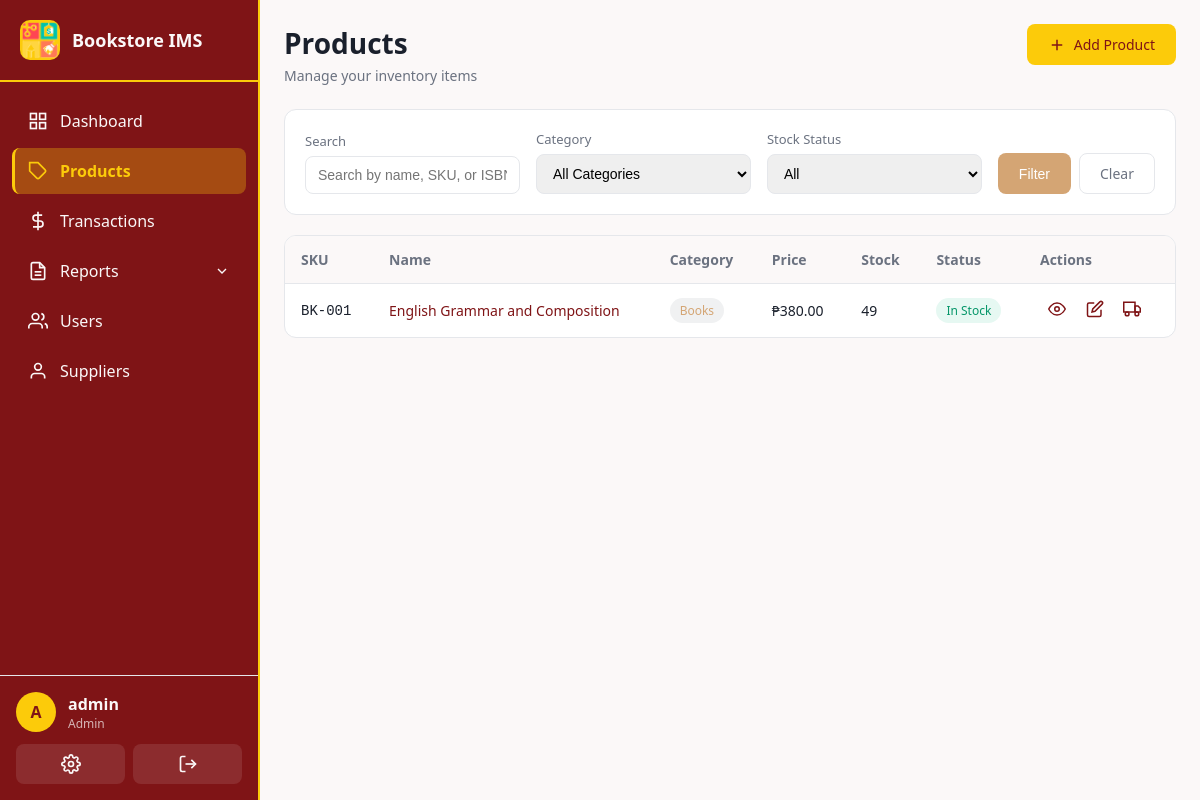
/products/ (signed in), run on the app's committed database.
### app/models.py (models this page shows, shortened)
class User(UserMixin, db.Model):
    __tablename__ = 'users'
    id = db.Column(db.Integer, primary_key=True)
    username = db.Column(db.String(80), unique=True, nullable=False, index=True)
    email = db.Column(db.String(120), unique=True, nullable=False)
    password_hash = db.Column(db.String(256), nullable=False)
    role = db.Column(db.String(20), nullable=False, default=Role.STAFF)
    is_active = db.Column(db.Boolean, default=True)
    created_at = db.Column(db.DateTime, default=datetime.utcnow)
    last_login = db.Column(db.DateTime)
    transactions = db.relationship('Transaction', backref='user', lazy='dynamic')
    audit_logs = db.relationship('AuditLog', backref='user', lazy='dynamic')
    def is_admin(self):
        return self.role == Role.ADMIN

class Product(db.Model):
    __tablename__ = 'products'
    id = db.Column(db.Integer, primary_key=True)
    sku = db.Column(db.String(50), unique=True, nullable=False, index=True)  # Stock Keeping Unit
    name = db.Column(db.String(200), nullable=False)
    description = db.Column(db.Text)
    category_id = db.Column(db.Integer, db.ForeignKey('categories.id'), nullable=False)
    cost_price = db.Column(db.Float, nullable=False, default=0.0)  # Purchase cost
    selling_price = db.Column(db.Float, nullable=False, default=0.0)
    quantity = db.Column(db.Integer, nullable=False, default=0)
    reorder_level = db.Column(db.Integer, nullable=False, default=10)  # Low stock threshold
    isbn = db.Column(db.String(20))
    author = db.Column(db.String(200))
    publisher = db.Column(db.String(200))
    is_active = db.Column(db.Boolean, default=True)
    created_at = db.Column(db.DateTime, default=datetime.utcnow)
    updated_at = db.Column(db.DateTime, default=datetime.utcnow, onupdate=datetime.utcnow)
    stock_movements = db.relationship('StockMovement', backref='product', lazy='dynamic')
    transaction_items = db.relationship('TransactionItem', backref='product', lazy='dynamic')
    @property
    def is_low_stock(self):
        return self.quantity <= self.reorder_level

class Category(db.Model):
    __tablename__ = 'categories'
    id = db.Column(db.Integer, primary_key=True)
    name = db.Column(db.String(100), unique=True, nullable=False)
    description = db.Column(db.String(255))
    created_at = db.Column(db.DateTime, default=datetime.utcnow)
    products = db.relationship('Product', backref='category', lazy='dynamic')

### app/routes/products.py (the view, shortened to what this page needs)
@products_bp.route('/')
@login_required
def list_products():
    page = request.args.get('page', 1, type=int)
    per_page = 20
    category_id = request.args.get('category', type=int)
    search = request.args.get('search', '').strip()
    stock_filter = request.args.get('stock')  # 'low', 'out', 'all'
    query = Product.query.filter_by(is_active=True)
    if category_id:
        query = query.filter_by(category_id=category_id)
    if stock_filter == 'low':
        query = query.filter(Product.quantity <= Product.reorder_level, Product.quantity > 0)
    elif stock_filter == 'out':
        query = query.filter(Product.quantity == 0)
    query = query.order_by(Product.name)
    products = query.paginate(page=page, per_page=per_page, error_out=False)
    categories = Category.query.all()
    return render_template('products/list.html',
        products=products,
        categories=categories,
        current_category=category_id,
        search=search,
        stock_filter=stock_filter
    )

### app/__init__.py (called while the page is built)
@login_manager.user_loader
def load_user(user_id):
    return db.session.get(User, int(user_id))

### app/templates/products/list.html (shortened to what this page needs)
{% extends "base.html" %}
{% block content %}
<div class="page-header">
  <div class="page-header-left">
    <h1>Products</h1>
    <p class="page-subtitle">Manage your inventory items</p>
  </div>
  <div class="page-header-right">
    <a href="{{ url_for('products.add_product') }}" class="btn btn-primary">
      <svg viewBox="0 0 24 24" fill="none" stroke="currentColor" stroke-width="2">
        <line x1="12" y1="5" x2="12" y2="19"></line>
        <line x1="5" y1="12" x2="19" y2="12"></line>
      </svg>
      Add Product
    </a>
  </div>
</div>
<div class="filters-card">
  <form method="GET" action="{{ url_for('products.list_products') }}" class="filters-form">
    <div class="filter-group">
      <label for="search">Search</label>
      <input type="text" id="search" name="search" value="{{ search }}" placeholder="Search by name, SKU, or ISBN...">
    </div>
    <div class="filter-group">
      <label for="category">Category</label>
      <select id="category" name="category">
        <option value="">All Categories</option>
      </select>
    </div>
    <div class="filter-group">
      <label for="stock">Stock Status</label>
      <select id="stock" name="stock">
        <option value="">All</option>
      </select>
    </div>
    <div class="filter-actions">
      <button type="submit" class="btn btn-secondary">Filter</button>
      <a href="{{ url_for('products.list_products') }}" class="btn btn-outline">Clear</a>
    </div>
  </form>
</div>
<div class="table-card">
  {% if products.items %}
  <table class="data-table">
    <thead>
      <tr>
        <th>SKU</th>
        <th>Name</th>
        <th>Category</th>
        <th>Price</th>
        <th>Stock</th>
        <th>Status</th>
        <th>Actions</th>
      </tr>
    </thead>
    <tbody>
      {% for product in products.items %}
      <tr>
        <td class="sku-cell">{{ product.sku }}</td>
        <td>
          <a href="{{ url_for('products.view_product', id=product.id) }}" class="product-name">
            {{ product.name }}
          </a>
        </td>
        <td>
          <span class="badge badge-category">{{ product.category.name }}</span>
        </td>
        <td>₱{{ "{:,.2f}".format(product.selling_price) }}</td>
        <td class="stock-cell {% if product.quantity == 0 %}text-danger{% elif product.is_low_stock %}text-warning{% endif %}">
          {{ product.quantity }}
        </td>
        <td>
          {% if product.quantity == 0 %}
          <span class="badge badge-danger">Out of Stock</span>
          {% elif product.is_low_stock %}
          <span class="badge badge-warning">Low Stock</span>
          {% else %}
          <span class="badge badge-success">In Stock</span>
          {% endif %}
        </td>
        <td class="actions-cell">
          <a href="{{ url_for('products.view_product', id=product.id) }}" class="btn-icon" title="View">
            <svg viewBox="0 0 24 24" fill="none" stroke="currentColor" stroke-width="2">
              <path d="M1 12s4-8 11-8 11 8 11 8-4 8-11 8-11-8-11-8z"></path>
              <circle cx="12" cy="12" r="3"></circle>
            </svg>
          </a>
          <a href="{{ url_for('products.edit_product', id=product.id) }}" class="btn-icon" title="Edit">
            <svg viewBox="0 0 24 24" fill="none" stroke="currentColor" stroke-width="2">
              <path d="M11 4H4a2 2 0 0 0-2 2v14a2 2 0 0 0 2 2h14a2 2 0 0 0 2-2v-7"></path>
              <path d="M18.5 2.5a2.121 2.121 0 0 1 3 3L12 15l-4 1 1-4 9.5-9.5z"></path>
            </svg>
          </a>
          <a href="{{ url_for('products.adjust_stock', id=product.id) }}" class="btn-icon" title="Adjust Stock">
            <svg viewBox="0 0 24 24" fill="none" stroke="currentColor" stroke-width="2">
              <rect x="1" y="3" width="15" height="13"></rect>
              <polygon points="16 8 20 8 23 11 23 16 16 16 16 8"></polygon>
              <circle cx="5.5" cy="18.5" r="2.5"></circle>
              <circle cx="18.5" cy="18.5" r="2.5"></circle>
            </svg>
          </a>
        </td>
      </tr>
      {% endfor %}
    </tbody>
  </table>
  {% endif %}
</div>
{% endblock %}

### app/templates/base.html (shortened to what this page needs)
<!doctype html>
<html>
  <head>
    <link rel="stylesheet" href="{{ url_for('static', filename='css/main.css') }}">
  </head>
  <body class="{% block body_class %}{% endblock %}">
    {% if current_user.is_authenticated %}
    <nav class="sidebar">
      <div class="sidebar-header">
        <div class="sidebar-logo">
          <img src="{{ url_for('static', filename='images/bookstore-logo.png') }}" alt="Bookstore Logo" style="width: 100%; height: 100%; object-fit: contain;">
        </div>
        <span class="sidebar-title">Bookstore IMS</span>
      </div>
      <ul class="sidebar-menu">
        <li class="{% if request.endpoint == 'main.dashboard' %}active{% endif %}">
          <a href="{{ url_for('main.dashboard') }}">
            <svg viewBox="0 0 24 24" fill="none" stroke="currentColor" stroke-width="2">
              <rect x="3" y="3" width="7" height="7"></rect>
              <rect x="14" y="3" width="7" height="7"></rect>
              <rect x="14" y="14" width="7" height="7"></rect>
              <rect x="3" y="14" width="7" height="7"></rect>
            </svg>
            <span>Dashboard</span>
          </a>
        </li>
        <li class="{% if 'products' in request.endpoint %}active{% endif %}">
          <a href="{{ url_for('products.list_products') }}">
            <svg viewBox="0 0 24 24" fill="none" stroke="currentColor" stroke-width="2">
              <path d="M20.59 13.41l-7.17 7.17a2 2 0 0 1-2.83 0L2 12V2h10l8.59 8.59a2 2 0 0 1 0 2.82z"></path>
              <line x1="7" y1="7" x2="7.01" y2="7"></line>
            </svg>
            <span>Products</span>
          </a>
        </li>
        <li class="{% if 'transactions' in request.endpoint %}active{% endif %}">
          <a href="{{ url_for('transactions.list_transactions') }}">
            <svg viewBox="0 0 24 24" fill="none" stroke="currentColor" stroke-width="2">
              <line x1="12" y1="1" x2="12" y2="23"></line>
              <path d="M17 5H9.5a3.5 3.5 0 0 0 0 7h5a3.5 3.5 0 0 1 0 7H6"></path>
            </svg>
            <span>Transactions</span>
          </a>
        </li>
        <li class="submenu-trigger {% if 'reports' in request.endpoint %}active{% endif %}">
          <a href="#">
            <svg viewBox="0 0 24 24" fill="none" stroke="currentColor" stroke-width="2">
              <path d="M14 2H6a2 2 0 0 0-2 2v16a2 2 0 0 0 2 2h12a2 2 0 0 0 2-2V8z"></path>
              <polyline points="14 2 14 8 20 8"></polyline>
              <line x1="16" y1="13" x2="8" y2="13"></line>
              <line x1="16" y1="17" x2="8" y2="17"></line>
            </svg>
            <span>Reports</span>
            <svg class="submenu-arrow" viewBox="0 0 24 24" fill="none" stroke="currentColor" stroke-width="2">
              <polyline points="6 9 12 15 18 9"></polyline>
            </svg>
          </a>
        </li>
        {% if current_user.is_admin() %}
        <li class="{% if 'users' in request.endpoint and request.endpoint != 'users.profile' %}active{% endif %}">
          <a href="{{ url_for('users.list_users') }}">
            <svg viewBox="0 0 24 24" fill="none" stroke="currentColor" stroke-width="2">
              <path d="M17 21v-2a4 4 0 0 0-4-4H5a4 4 0 0 0-4 4v2"></path>
              <circle cx="9" cy="7" r="4"></circle>
              <path d="M23 21v-2a4 4 0 0 0-3-3.87"></path>
              <path d="M16 3.13a4 4 0 0 1 0 7.75"></path>
            </svg>
            <span>Users</span>
          </a>
        </li>
        <li class="{% if 'suppliers' in request.endpoint %}active{% endif %}">
          <a href="{{ url_for('suppliers.list_suppliers') }}">
            <svg viewBox="0 0 24 24" fill="none" stroke="currentColor" stroke-width="2">
              <path d="M20 21v-2a4 4 0 0 0-4-4H8a4 4 0 0 0-4 4v2"></path>
              <circle cx="12" cy="7" r="4"></circle>
            </svg>
            <span>Suppliers</span>
          </a>
        </li>
        {% endif %}
      </ul>
      <div class="sidebar-footer">
        <div class="user-info">
          <div class="user-avatar">{{ current_user.username[0].upper() }}</div>
          <div class="user-details">
            <span class="user-name">{{ current_user.username }}</span>
            <span class="user-role">{{ current_user.role.title() }}</span>
          </div>
        </div>
        <div class="sidebar-actions">
          <a href="{{ url_for('users.profile') }}" class="action-btn" title="Profile">
          </a>
          <a href="{{ url_for('auth.logout') }}" class="action-btn" title="Logout">
            <svg viewBox="0 0 24 24" fill="none" stroke="currentColor" stroke-width="2">
              <path d="M9 21H5a2 2 0 0 1-2-2V5a2 2 0 0 1 2-2h4"></path>
              <polyline points="16 17 21 12 16 7"></polyline>
              <line x1="21" y1="12" x2="9" y2="12"></line>
            </svg>
          </a>
        </div>
      </div>
    </nav>
    <main class="main-content">
      {% block content %}{% endblock %}
    </main>
    {% else %}
    {% block content_public %}{% endblock %}
    {% endif %}
  </body>
</html>

### data on the page
User: username "A", username "admin", role "Admin"
Product: sku "BK-001", name "English Grammar and Composition", category.name "Books", selling_price "380.00", quantity "49", reorder_level "In Stock"
